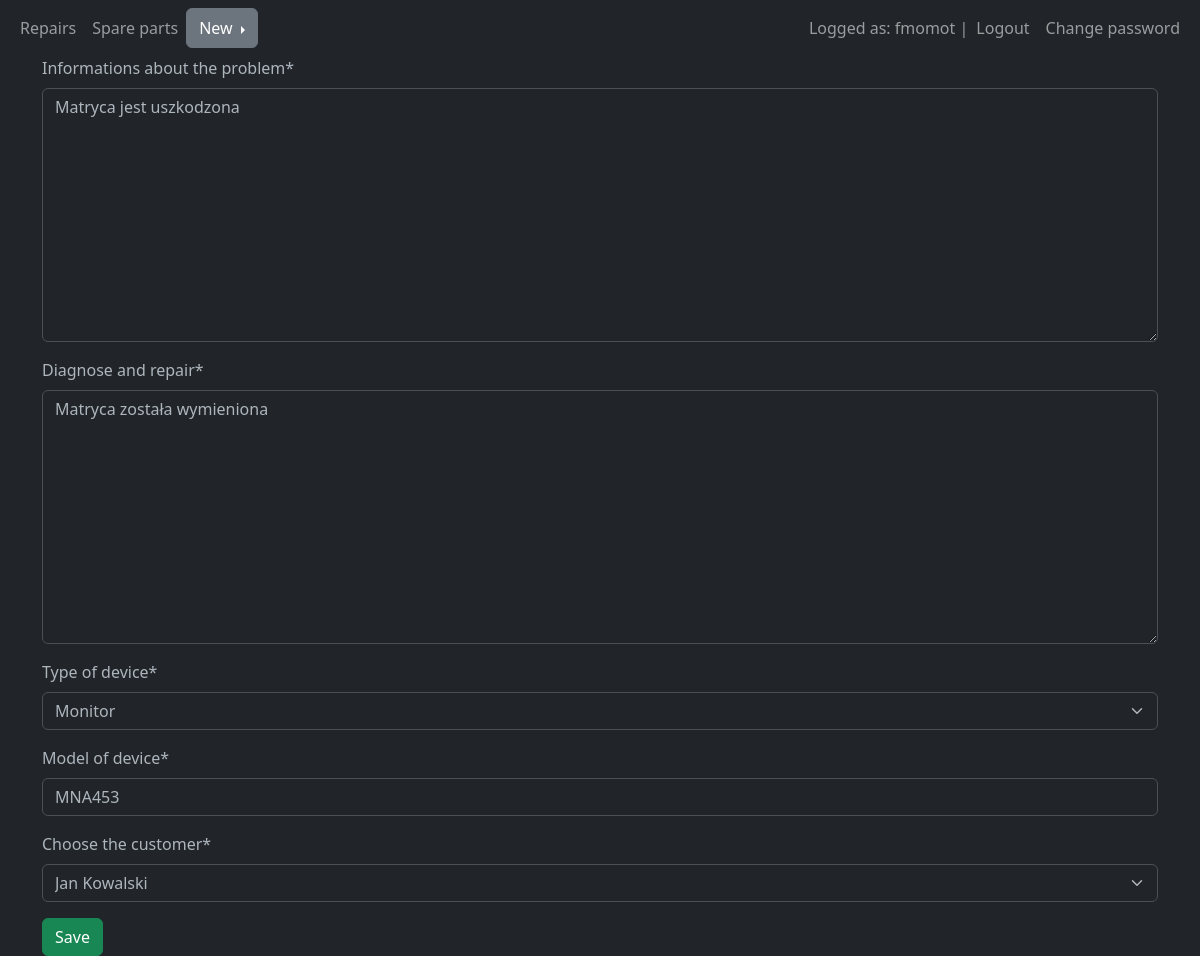
The app's page /repair/5/edit/ (signed in) with its own data.
### mainHelper/models.py (models this page shows, shortened)
class Employee(AbstractUser):
    CHOOSE_POSITION = (
        ('warehouse', 'Warehouse'),
        ('service', 'Service')
    )
    position = models.CharField(max_length=50, choices=CHOOSE_POSITION)

class Repair(models.Model):
    repairIdentification = models.CharField('Repair ID', max_length=200)
    repairInfo = models.TextField('Diagnose and repair',max_length=500)
    problemInfo = models.TextField('Informations about the problem', max_length=500)
    repairModel = models.CharField('Model of device', max_length=200)
    status = models.CharField('Status', max_length=200)
    customer = models.ForeignKey(Customer, blank=True, null=True, on_delete=models.CASCADE)
    deviceType = models.ForeignKey(DeviceType, blank=True, null=True, on_delete=models.CASCADE)
    createdBy = models.CharField('Creater by', max_length=200)
    startDate = models.DateField('Start of repair', auto_now_add=True)
    lastUpdate = models.DateField('End of repair', auto_now=True)
    spareParts = models.ManyToManyField(SparePart, blank=True)

### mainHelper/views.py (the view)
# urls.py: path('repair/<int:id>/edit/', views.repairEdit, name='repair-edit'),
def repairEdit(request, id):
    repair = Repair.objects.get(id = id)
    if request.method == 'POST':
        form = RepairEditForm(request.POST, instance=repair)
        if form.is_valid():
            repair.status = "Ongoing"
            repair.save()
            form.save()
            return redirect('repair-detail', id=id)
    else:
        form = RepairEditForm(instance=repair)
    return render(request, 'mainHelper/repair_edit.html', {'form': form})

### mainHelper/forms.py
class RepairEditForm(forms.ModelForm):
    customer = forms.ModelChoiceField(queryset=Customer.objects.all(), label='Choose the customer')
    deviceType = forms.ModelChoiceField(queryset=DeviceType.objects.all(), label='Type of device')
    class Meta:
        model = Repair
        fields = ['problemInfo', 'repairInfo', 'deviceType', 'repairModel', 'customer']

### mainHelper/models.py (called while the page is built)
    def __str__(self):
        return self.firstName + ' ' + self.lastName

    def __str__(self):
        return self.devicetype

### mainHelper/templates/mainHelper/repair_edit.html (shortened to what this page needs)
{% extends "mainHelper/base.html" %}
{% load crispy_forms_tags %}
{% block content %}
<form method="post", class="form-group">
    {{form | crispy}}
    <button type="submit" class="btn btn-success">Save</button>
</form>
{% endblock %}

### mainHelper/templates/mainHelper/base.html (shortened to what this page needs)
<!DOCTYPE html>
<html lang="en" data-bs-theme="dark">
<head>
    <link href="https://cdn.jsdelivr.net/npm/bootstrap@5.3.0/dist/css/bootstrap.min.css" rel="stylesheet">
</head>
<body>
    <nav class="navbar navbar-expand-lg navbar-dark bg-dark">
        <div class="container-fluid">
          <div>
            <ul class="navbar-nav">
              {% if user.position != 'warehouse' %}
              <li class="nav-item">
                <a class="nav-link" href="/home">Repairs</a>
              </li>
              {% endif %}
              {% if user.position != 'service' %}
              <li class="nav-item">
                <a class="nav-link" href="/show_spares">Spare parts</a>
              </li>
              {% endif %}
                <div class="btn-group dropend" data-bs-theme="dark">
                  <button type="button" class="btn btn-secondary dropdown-toggle" data-bs-toggle="dropdown"  aria-expanded="false">
                    New
                  </button>
                </div>
            </ul>
          </div>
          <div>
            <ul class="navbar-nav">
              {% if user.is_authenticated %}
              <span class="navbar-text">Logged as: {{user.username}} | </span>
              <li class="nav-item">
                <a class="nav-link" href="/logout">Logout</a>
              </li>
              <li class="nav-item">
                <a class="nav-link" href="/password_change">Change password</a>
              </li>
              {% else %}
              <li class="nav-item">
                <a class="nav-link" href="/login">Login</a>
              </li>
              {% endif %}
            </ul>
          </div>
        </div>
      </nav>
    <div class="container" >
        {% block content %}
        {% endblock %}
    </div>
</body>
</html>

### records on screen
Employee: username "fmomot"
Repair: problemInfo "Matryca jest uszkodzona", repairInfo "Matryca została wymieniona", deviceType "Monitor", repairModel "MNA453", customer "Jan Kowalski"
